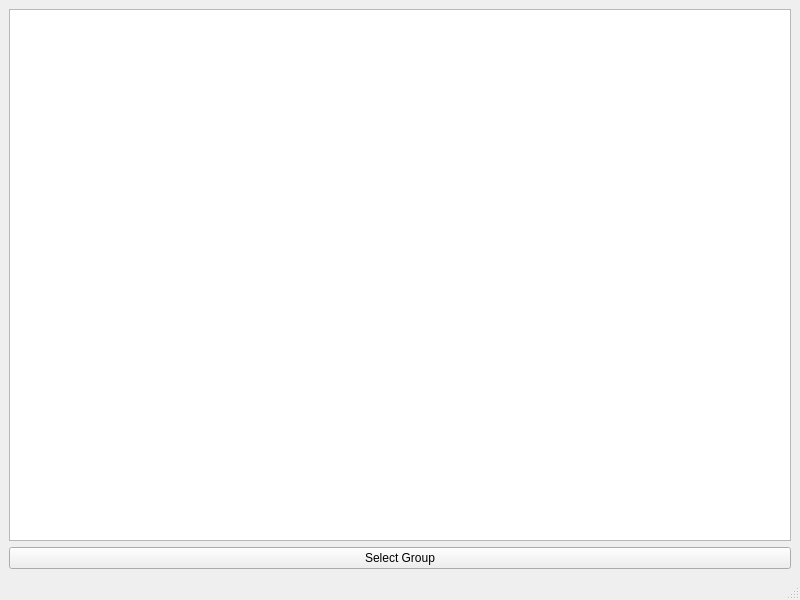
<?xml version="1.0" encoding="UTF-8"?>
<ui version="4.0">
 <class>MainWindow</class>
 <widget class="QMainWindow" name="MainWindow">
  <property name="geometry">
   <rect>
    <x>0</x>
    <y>0</y>
    <width>800</width>
    <height>600</height>
   </rect>
  </property>
  <property name="windowTitle">
   <string>MainWindow</string>
  </property>
  <widget class="QWidget" name="centralwidget">
   <layout class="QGridLayout" name="gridLayout">
    <item row="0" column="0">
     <widget class="QGraphicsView" name="graphicsView"/>
    </item>
    <item row="1" column="0">
     <widget class="QPushButton" name="pushButton_selectGroup">
      <property name="text">
       <string>Select Group</string>
      </property>
     </widget>
    </item>
   </layout>
  </widget>
  <widget class="QMenuBar" name="menubar">
   <property name="geometry">
    <rect>
     <x>0</x>
     <y>0</y>
     <width>800</width>
     <height>22</height>
    </rect>
   </property>
  </widget>
  <widget class="QStatusBar" name="statusbar"/>
 </widget>
 <resources/>
 <connections/>
</ui>
